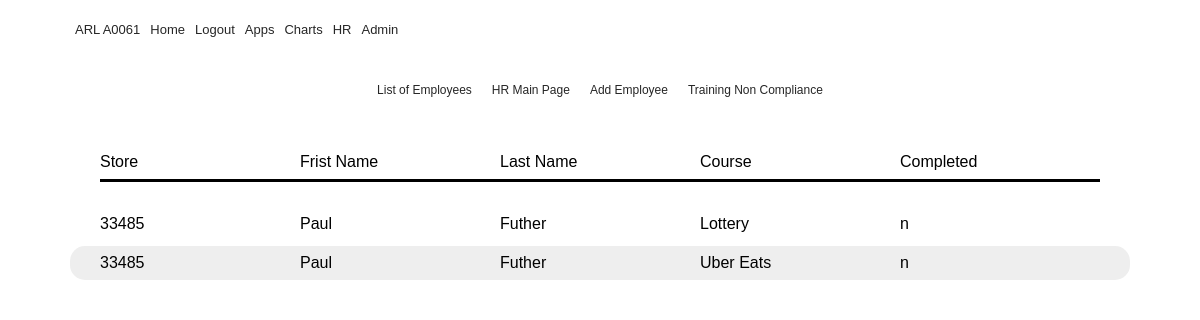
/trainingcompliance (signed in), run on an earlier commit of the app's database.
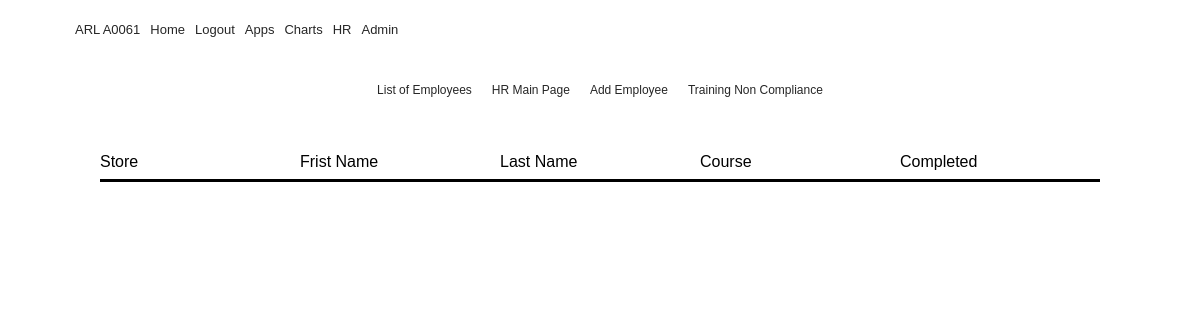
And on a later commit of the database.
### flaskblog/__init__.py (models this page shows, shortened)
class Grade(db.Model):
    id = db.Column(db.Integer(), primary_key=True)
    value = db.Column(db.String(), default="n")
    employee_id = db.Column(Integer(), ForeignKey('employee.id'))
    employee = db.relationship('Employee', backref = 'grades')
    course_id = db.Column(db.Integer(), ForeignKey('course.id'))
    course = db.relationship('Course', backref='grade')

class Employee(db.Model):
    id = db.Column(db.Integer, primary_key=True)
    firstname = db.Column(db.String(20), nullable=False)
    nickname = db.Column(db.String(20), nullable=True)
    lastname = db.Column(db.String(20), nullable=False)
    store = db.Column(db.String)
    addressone = db.Column(db.String(20), nullable=False)
    addresstwo = db.Column(db.String(20), nullable=True)
    apt = db.Column(db.String(20), nullable=True)
    city = db.Column(db.String(20), nullable=False)
    province = db.Column(db.String(20), nullable=False)
    country = db.Column(db.String(20), nullable=False)
    mobilephone = db.Column(db.String(10), nullable=False)
    email = db.Column(db.String(120), nullable=False)
    SIN = db.Column(db.Integer, unique=True, nullable=True)
    sinexpire = db.Column(db.DateTime(), nullable=True)
    created_on = db.Column(db.DateTime(), default=datetime.utcnow)
    updated_on = db.Column(
        db.DateTime(), default=datetime.utcnow, onupdate=datetime.utcnow)
    startdate = db.Column(db.DateTime(), nullable=True)
    enddate = db.Column(db.DateTime(), nullable=True)
    postal = db.Column(db.String(6), nullable=False)
    trainingid = db.Column(db.String(),unique=True, nullable=False)
    trainingpassword = db.Column(db.String(), nullable=False)
    manager = db.Column(db.String)
    image_file = db.Column(db.String(20), nullable=False,
                           default='default.jpg')
    active = db.Column(db.String(), nullable = False)
    iprismcode = db.Column(db.String(9), nullable=False)
    dob = db.Column(db.DateTime(), nullable=True)
    mon_avail = db.Column(db.String(100), nullable=False)
    tue_avail = db.Column(db.String(100), nullable=False)
    wed_avail = db.Column(db.String(100), nullable=False)
    thu_avail = db.Column(db.String(100), nullable=False)
    fri_avail = db.Column(db.String(100), nullable=False)
    sat_avail = db.Column(db.String(100), nullable=False)
    sun_avail = db.Column(db.String(100), nullable=False)

class Course(db.Model):
    id = db.Column(db.Integer(), primary_key=True)
    name = db.Column(db.String(100), nullable=False)

### flaskblog/routes.py (the view)
@app.route("/trainingcompliance", methods=['GET', 'POST'])
@login_required
def trainingcompliance():
    compliance = Grade.query\
            .filter_by(value="n")\
            .join(Employee, Employee.id==Grade.employee_id)\
            .join(Course, Course.id == Grade.course_id)\
            .add_columns(Grade.employee_id, Employee.firstname\
            ,Employee.lastname, Employee.store\
            , Course.name, Grade.value)\
                .order_by(Employee.store)
    return render_template('trainingcompliance.html', compliance = compliance)

### flaskblog/templates/trainingcompliance.html
{% extends "layout.html" %}
{% block content%}
        <div class= "container">
            <nav class="app-nav">
                  <ul class = "app-menu">
                        <ul>
                              <li> <a href="hrlist">List of Employees</a></li>
                        </ul>
                        <ul>
                              <li> <a href="hrhome">HR Main Page</a></li>
                        </ul>
                        <ul>
                              <li> <a href="addemployee">Add Employee</a></li>
                        </ul>
                        <ul>
                              <li> <a href="trainingcompliance">Training Non Compliance</a></li>
                        </ul>
                  </ul>
            </nav>
      </div>
                <div class = "comptableheader">
                        <div> Store</div>
                        <div> Frist Name</div>
                        <div> Last Name</div>
                        <div> Course</div>
                        <div> Completed</div>
                </div>
                        {% for staff in compliance %}
                        <div class = "comptablecard">
                        <div class = "comphritem1"> {{staff.store}}</div>
                        <div class = "comphritem2"> {{staff.firstname}}</div>
                        <div class = "comphritem3"> {{staff.lastname}}</div>
                        <div class = "comphritem4"> {{staff.name}}</div>
                        <div class = "comphritem5"> {{staff.value}}</div>
                        </div>
                        {% endfor %}
{% endblock content %}

### flaskblog/templates/layout.html (shortened to what this page needs)
<!DOCTYPE html>
<html lang="en">
  <head>
   <link rel="stylesheet" href="https://cdnjs.cloudflare.com/ajax/libs/font-awesome/5.12.0/css/all.min.css" />
   <link rel = "stylesheet" href="/static/main.css">
  </head>
  <body>
    <div class = "container" >
              <nav class="main-nav" >
                  <ul class = "main-menu">
                    <li> <a href="{{ url_for('home')}}">ARL A0061</a></li>
                      <li> <a href="{{ url_for('home')}}">Home</a></li>
                      {% if current_user.is_authenticated %}
                       <li> <a href="{{ url_for('security.logout')}}">Logout</a></li>
                      {% else %}
                      <li> <a href="{{ url_for('login')}}">Login</a></li>
                      {% endif %}
                      <li> <a href="{{ url_for('Applications')}}">Apps</a></li>
                      <li> <a href="{{ url_for('home')}}">Charts</a></li>
                      <li> <a href="{{ url_for('hrhome')}}">HR</a></li>
                      <li> <a href="{{ url_for('admin.index')}}">Admin</a></li>
                  </ul>
              </nav>
    </div>
            <main role="main" class="container">
                    {% block content %}{% endblock %}
              </main>
  </body>
</html>

### flaskblog/static/main.css (style rules this page uses)
* { box-sizing: border-box; margin: 0; padding: 0; }
body { font-family: 'Seqoe UI', Verdana, Geneva, Tahoma, sans-serif; background: white; color: #000; font-size: 16px; line-height: 1.5; }
a { color: #262626; text-decoration: none; }
ul { list-style: none; }
.container { width: 100%; max-width: 1100px; margin: auto; }
.comptableheader { display: grid; grid-template-columns: repeat(5, 1fr); margin: auto; padding-top: 30px; padding-bottom: 5px; padding-left: 30px; padding-right: 30px; margin-right: 20px; margin-left: 20px; height: 100%; border-radius: 15px; margin-bottom: 20px; }
.comptableheader>div { border-bottom: solid; padding-bottom: 5px; }
.main-nav { display: flex; align-items: center; justify-content: space-between; height: 60px; padding: 20px 0; font-size: 13px; }
.main-nav ul { display: flex; }
.main-nav ul li { padding: 0 5px; }
.main-nav ul li a { padding-bottom: 2px; }
.main-nav ul.main-menu { flex:1; margin-left: 20px; }
.app-nav { display: flex; align-items: center; justify-content: space-between; height: 60px; padding: 20px 0; font-size: 12px; }
.app-nav ul { display: flex; }
.app-nav ul li { padding: 0 5px; }
.app-nav ul li a { padding-bottom: 5px; }
.app-menu { max-width: 700px; margin: 0 auto; padding:0 20px; display: flex; grid-template-columns: repeat(5, 1fr); grid-gap: 10px; align-items: flex-start; justify-content: center; text-align: center; }

What changed in the data, as far as the page shows it:
no longer on this page (row edited): Grade: store "33485", firstname "Paul", lastname "Futher", name "Lottery", value "n"
no longer on this page (row edited): Grade: store "33485", firstname "Paul", lastname "Futher", name "Uber Eats", value "n"
